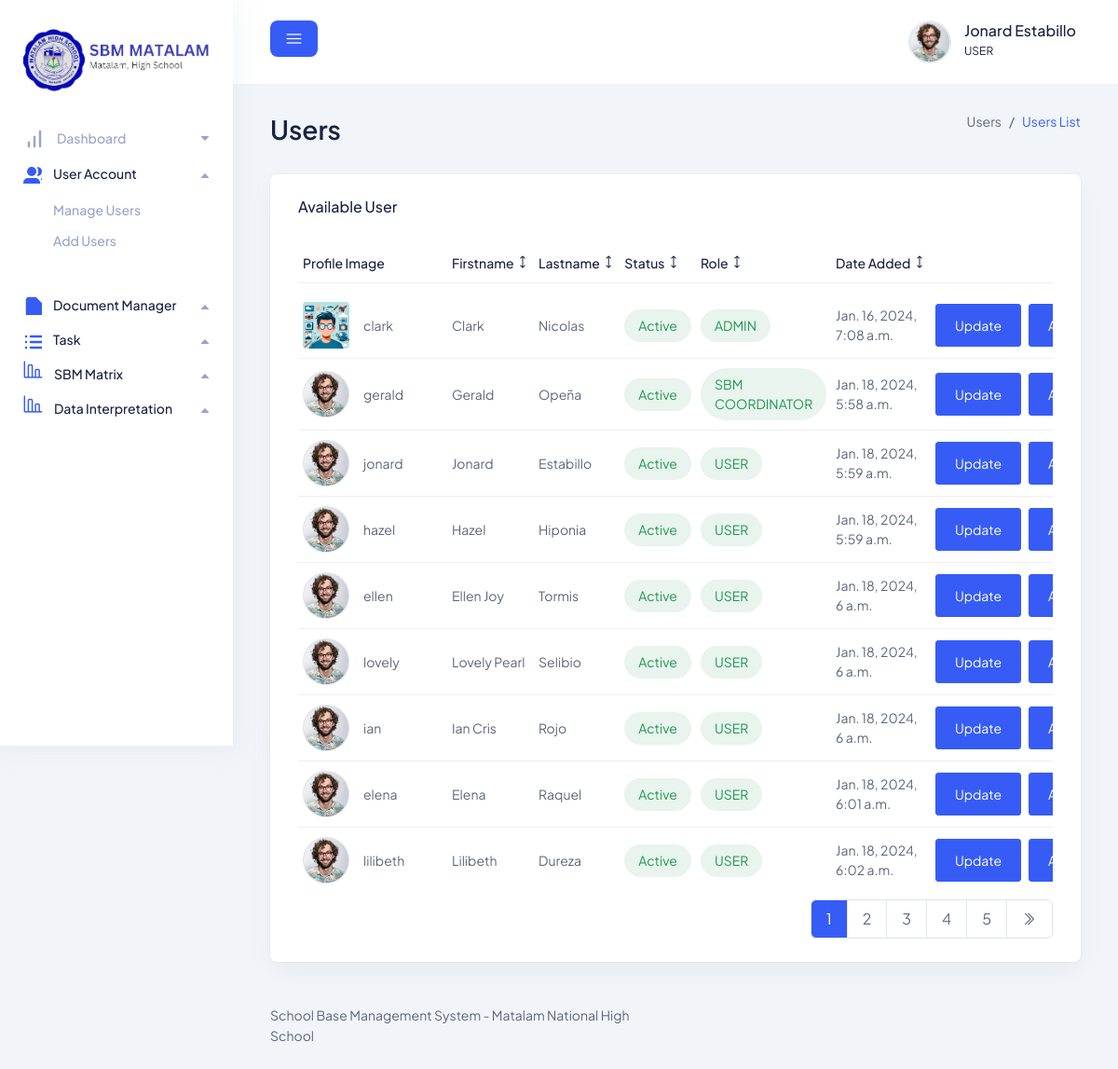
The app's page /users/list (signed in) with its own data.
### authentication/models.py (models this page shows, shortened)
class User(AbstractUser):
    class Role(models.TextChoices):
        ADMIN_USER = "ADMIN",'ADMIN'
        CHAIRPERSON = "CHAIRPERSON",'CHAIRPERSON'
        MEMBER = "MEMBER",'MEMBER'
        KPI = "KPI TEAM",'KPI TEAM'
        SBM_COORDINATOR = "SBM COORDINATOR",'SBM COORDINATOR'
    BASE_ROLE = Role.ADMIN_USER
    user_gender  = models.CharField(choices=(('1','Male'),('2','Female')),max_length=255,null=True,default="",blank=True)
    user_mobile  = models.CharField(max_length=150,help_text="Enter your mobile number",null=True,blank=True)
    user_profile = models.FileField(upload_to="profile/",null=True,blank=True,default="profile/default.jpg")
    user_role    = models.CharField(choices=Role.choices,max_length=30,default=BASE_ROLE)
    middle_name  = models.CharField(max_length=50,null=True,blank=True)
    class Meta:
        verbose_name = "User"
        verbose_name_plural = "Users"

### app/myviews/users.py (the view)
# urls.py: path('users/list',user_list,name='user_list'),
@only_admin
@login_required(login_url=reverse_lazy('auth_login'))
def user_list(request):
    context = {}
    context['user_path'] = get_path(request)
    users = User.objects.all()
    paginator = Paginator(users,9)
    page = request.GET.get('page')
    objects = paginator.get_page(page)
    context['user_list'] = objects
    return render(request,'user_list.html',context)

### app/views.py (called while the page is built)
@login_required(login_url=reverse_lazy('auth_login'))
def get_path(request):
    return request.path

### app/templates/user_list.html (shortened to what this page needs)
{% extends 'base.html' %}
{% load static %}
{% block page_header_name %}
Users
{% endblock %}
{% block page_nav %}
<ol class="breadcrumb">
  <li class="breadcrumb-item">
    <a href="#0">Users</a>
  </li>
  <li class="breadcrumb-item active" aria-current="page">
    Users List
  </li>
</ol>
{% endblock %}
{% block content %}
<div class="row">
    <div class="col-lg-12">
      <div class="card-style mb-30">
        <div class="title d-flex flex-wrap align-items-center justify-content-between">
          <div class="left">
            <h6 class="text-medium mb-30">Available User</h6>
          </div>
        </div>
        <div class="table-responsive">
          <table class="table top-selling-table">
            <thead>
              <tr>
                <th>
                  <h6 class="text-sm text-medium">Profile Image</h6>
                </th>
                <th class="min-width">
                  <h6 class="text-sm text-medium">
                    Firstname <i class="lni lni-arrows-vertical"></i>
                  </h6>
                </th>
                <th class="min-width">
                  <h6 class="text-sm text-medium">
                    Lastname <i class="lni lni-arrows-vertical"></i>
                  </h6>
                </th>
                <th class="min-width">
                  <h6 class="text-sm text-medium">
                    Status <i class="lni lni-arrows-vertical"></i>
                  </h6>
                </th>
                <th class="min-width">
                  <h6 class="text-sm text-medium">
                    Role <i class="lni lni-arrows-vertical"></i>
                  </h6>
                </th>
                <th class="min-width">
                  <h6 class="text-sm text-medium">
                    Date Added <i class="lni lni-arrows-vertical"></i>
                  </h6>
                </th>
                <th>
                  <h6 class="text-sm text-medium text-end">
                  </h6>
                </th>
              </tr>
            </thead>
            <tbody>
              {% if user_list %}
              {% for user in user_list %}
              <tr>
                <td>
                  <div class="product">
                    <div class="image">
                      <img src="{{ user.user_profile.url }}" alt="{{ user.username }}" />
                    </div>
                    <p class="text-sm">{{ user.username }}</p>
                  </div>
                </td>
                <td>
                  <p class="text-sm">{{ user.first_name }}</p>
                </td>
                <td>
                  <p class="text-sm">{{ user.last_name }}</p>
                </td>
                <td>
                  <span class="status-btn {% if user.is_active %}success{% elif user.is_active == False %}close{% endif %}-btn">{% if user.is_active %}Active{% elif user.is_active == False %}Pending{% endif %}</span>
                </td>
                <td>
                  <span class="status-btn success-btn">{{ user.user_role }}</span>
                </td>
                <td>
                  <p class="text-sm">{{ user.date_joined }}</p>
                </td>
                <td>
                  <div class="action justify-content-center gap-2">
                      <a href="{% url 'edituser' id=user.id %}" class="main-btn btn-sm primary-btn-group active">Update</a>
                      <a href="{% url 'activate' user_id=user.id %}" class="main-btn btn-sm primary-btn-group active">Activate</a>
                  </div>
                </td>
              </tr>
              {% endfor %}
              {% else %}
              <tr>
                <td colspan="7">
                  <p class="text-sm text-center">No User Available</p>
                </td>
              </tr>
              {% endif %}
            </tbody>
          </table>
        </div>
        <div class="d-flex flex-wrap justify-content-between align-items-center">
          <div class="right">
            <nav>
              <ul class="base-pagination pagination">
                  {% for page_num in user_list.paginator.page_range %}
                      <li class="page-item {% if user_list.number == page_num %}active_state{% endif %}">
                          <a class="page-link" href="?page={{ page_num }}">{{ page_num }}</a>
                      </li>
                  {% endfor %}
                  {% if user_list.has_next %}
                      <li class="page-item">
                          <a class="page-link" href="?page={{ user_list.next_page_number }}">
                            <i class="lni lni-angle-double-right"></i>
                          </a>
                      </li>
                  {% endif %}
              </ul>
          </nav>
          </div>
        </div>
      </div>
    </div>
  </div>
{% endblock %}

### app/templates/base.html (shortened to what this page needs)
{% load static %}
<!DOCTYPE html>
<html lang="en">
<head>
    <link rel="stylesheet" href="{% static 'assets/css/bootstrap.min.css' %}" />
    <link rel="stylesheet" href="{% static 'assets/css/lineicons.css' %}" />
    <link rel="stylesheet" href="{% static 'assets/css/materialdesignicons.min.css' %}" />
    <link rel="stylesheet" href="{% static 'assets/css/fullcalendar.css' %}" />
    <link rel="stylesheet" href="{% static 'assets/css/main.css' %}" />
</head>
<body>
{% include 'includes/sidebar.html' %}
    <main class="main-wrapper">
    {% include 'includes/header.html' %}
    <section class="section">
        <div class="container-fluid">
            <div class="title-wrapper pt-30">
                <div class="row align-items-center">
                    <div class="col-md-6">
                    <div class="title">
                        <h2>{% block page_header_name %}{% endblock %}</h2>
                    </div>
                    </div>
                    <div class="col-md-6">
                    <div class="breadcrumb-wrapper">
                        <nav aria-label="breadcrumb">
                        {% block page_nav %}{% endblock %}
                        </nav>
                    </div>
                    </div>
                </div>
                </div>
                {% block content %}{% endblock %}
            </div>
    </section>
    {% include 'includes/footer.html' %}
    </main>
</body>
</html>

### app/templates/includes/sidebar.html (shortened to what this page needs)
{% load static %}
<aside class="sidebar-nav-wrapper">
    <div class="navbar-logo">
      <a href="{% url 'home_page' %}">
        <img src="{% static 'assets/images/logo/header_logo.png' %}" style="object-fit: cover; width: 100% !important; image-rendering: high-quality !important;" alt="SBM Matalam Management System">
      </a>
    </div>
    <nav class="sidebar-nav">
      <ul>
        <li class="nav-item nav-item-has-children">
          <a
            href="#0"
            class="collapsed"
            data-bs-toggle="collapse"
            data-bs-target="#ddmenu_1"
            aria-controls="ddmenu_1"
            aria-expanded="false"
            aria-label="Toggle navigation"
          >
            <span class="icon">
            </span>
            <span class="text">Dashboard</span>
          </a>
        </li>
        <li class="nav-item nav-item-has-children">
          <a
            href="#0"
            class=""
            data-bs-toggle="collapse"
            data-bs-target="#ddmenu_2"
            aria-controls="ddmenu_2"
            aria-expanded="false"
            aria-label="Toggle navigation"
          >
            <span class="icon">
            </span>
            <span class="text">User Account</span>
          </a>
          <ul id="ddmenu_2" class="collapse {% if request.path == user_path or request.path == add_user %}show{% endif %} dropdown-nav">
            <li>
              <a href="{% url 'user_list' %}"> Manage Users </a>
            </li>
            <li>
              <a href="{% url 'adduser' %}"> Add Users </a>
            </li>
          </ul>
        </li>
        <li class="nav-item nav-item-has-children">
          <a
            href="#0"
            class=""
            data-bs-toggle="collapse"
            data-bs-target="#ddmenu_6"
            aria-controls="ddmenu_6"
            aria-expanded="false"
            aria-label="Toggle navigation"
          >
            <span class="icon">
            </span>
            <span class="text">Document Manager</span>
          </a>
        </li>
        <li class="nav-item nav-item-has-children">
          <a
            href="#0"
            class=""
            data-bs-toggle="collapse"
            data-bs-target="#ddmenu_7"
            aria-controls="ddmenu_7"
            aria-expanded="false"
            aria-label="Toggle navigation"
          >
            <span class="icon">
            </span>
            <span class="text">Task</span>
          </a>
        </li>
        <li class="nav-item nav-item-has-children">
          <a
            href="#0"
            class=""
            data-bs-toggle="collapse"
            data-bs-target="#ddmenu_8"
            aria-controls="ddmenu_8"
            aria-expanded="false"
            aria-label="Toggle navigation"
          >
            <span class="icon">
              <i class="lni lni-bar-chart" style="font-size: 21px;"></i>
            </span>
            <span class="text">SBM Matrix</span>
          </a>
        </li>
        <li class="nav-item nav-item-has-children">
          <a
            href="#0"
            class=""
            data-bs-toggle="collapse"
            data-bs-target="#ddmenu_9"
            aria-controls="ddmenu_9"
            aria-expanded="false"
            aria-label="Toggle navigation"
          >
            <span class="icon">
              <i class="lni lni-bar-chart" style="font-size: 21px;"></i>
            </span>
            <span class="text">Data Interpretation</span>
          </a>
        </li>
      </ul>
    </nav>
  </aside>

### app/templates/includes/header.html (shortened to what this page needs)
{% load static %}
<header class="header">
    <div class="container-fluid">
      <div class="row">
        <div class="col-lg-5 col-md-5 col-6">
          <div class="header-left d-flex align-items-center">
            <div class="menu-toggle-btn mr-15">
              <button id="menu-toggle" class="main-btn primary-btn btn-sm square-btn btn-hover">
                <i class="lni lni-menu"></i>
              </button>
            </div>
          </div>
        </div>
        <div class="col-lg-7 col-md-7 col-6">
          <div class="header-right">
            <div class="profile-box ml-15">
              <button class="dropdown-toggle bg-transparent border-0" type="button" id="profile"
                data-bs-toggle="dropdown" aria-expanded="false">
                <div class="profile-info">
                  <div class="info">
                    <div class="image">
                      <img src="{{ request.user.user_profile.url }}" alt="{{ request.user.username }}" />
                    </div>
                    <div>
                      <h6 class="fw-500">{{ request.user.first_name }} {{ request.user.last_name }}</h6>
                      <p>{{ request.user.user_role }}</p>
                    </div>
                  </div>
                </div>
              </button>
            </div>
          </div>
        </div>
      </div>
    </div>
  </header>

### app/templates/includes/footer.html
<footer class="footer">
    <div class="container-fluid">
      <div class="row">
        <div class="col-md-6 order-last order-md-first">
          <div class="copyright text-center text-md-start">
            <p class="text-sm">
              School Base Management System - Matalam National High School
            </p>
          </div>
        </div>
      </div>
    </div>
</footer>

### static/assets/css/fullcalendar.css (style rules this page uses)
:root { --fc-daygrid-event-dot-width:8px;--fc-list-event-dot-width:10px;--fc-list-event-hover-bg-color:#f5f5f5 }

### app/templates/base.html (style rules this page uses)
.active_state > a { background-color: #365cf5 !important; color: #FFFF !important; }

### records on screen
User: user.user_profile (picture), user.first_name "Jonard", user.last_name "Estabillo", user.user_role "USER", user_profile (picture), username "jonard", first_name "Jonard", last_name "Estabillo", is_active "Active", user_role "USER", date_joined "Jan. 18, 2024, 5:59 a.m."
User: user_profile (picture), username "clark", first_name "Clark", last_name "Nicolas", is_active "Active", user_role "ADMIN", date_joined "Jan. 16, 2024, 7:08 a.m."
User: user_profile (picture), username "gerald", first_name "Gerald", last_name "Opeña", is_active "Active", user_role "SBM COORDINATOR", date_joined "Jan. 18, 2024, 5:58 a.m."
User: user_profile (picture), username "hazel", first_name "Hazel", last_name "Hiponia", is_active "Active", user_role "USER", date_joined "Jan. 18, 2024, 5:59 a.m."
User: user_profile (picture), username "ellen", first_name "Ellen Joy", last_name "Tormis", is_active "Active", user_role "USER", date_joined "Jan. 18, 2024, 6 a.m."
User: user_profile (picture), username "lovely", first_name "Lovely Pearl", last_name "Selibio", is_active "Active", user_role "USER", date_joined "Jan. 18, 2024, 6 a.m."
User: user_profile (picture), username "ian", first_name "Ian Cris", last_name "Rojo", is_active "Active", user_role "USER", date_joined "Jan. 18, 2024, 6 a.m."
User: user_profile (picture), username "elena", first_name "Elena", last_name "Raquel", is_active "Active", user_role "USER", date_joined "Jan. 18, 2024, 6:01 a.m."
User: user_profile (picture), username "lilibeth", first_name "Lilibeth", last_name "Dureza", is_active "Active", user_role "USER", date_joined "Jan. 18, 2024, 6:02 a.m."

### other values on screen
{{ page_num }} "1" "2" "3" "4" "5"
